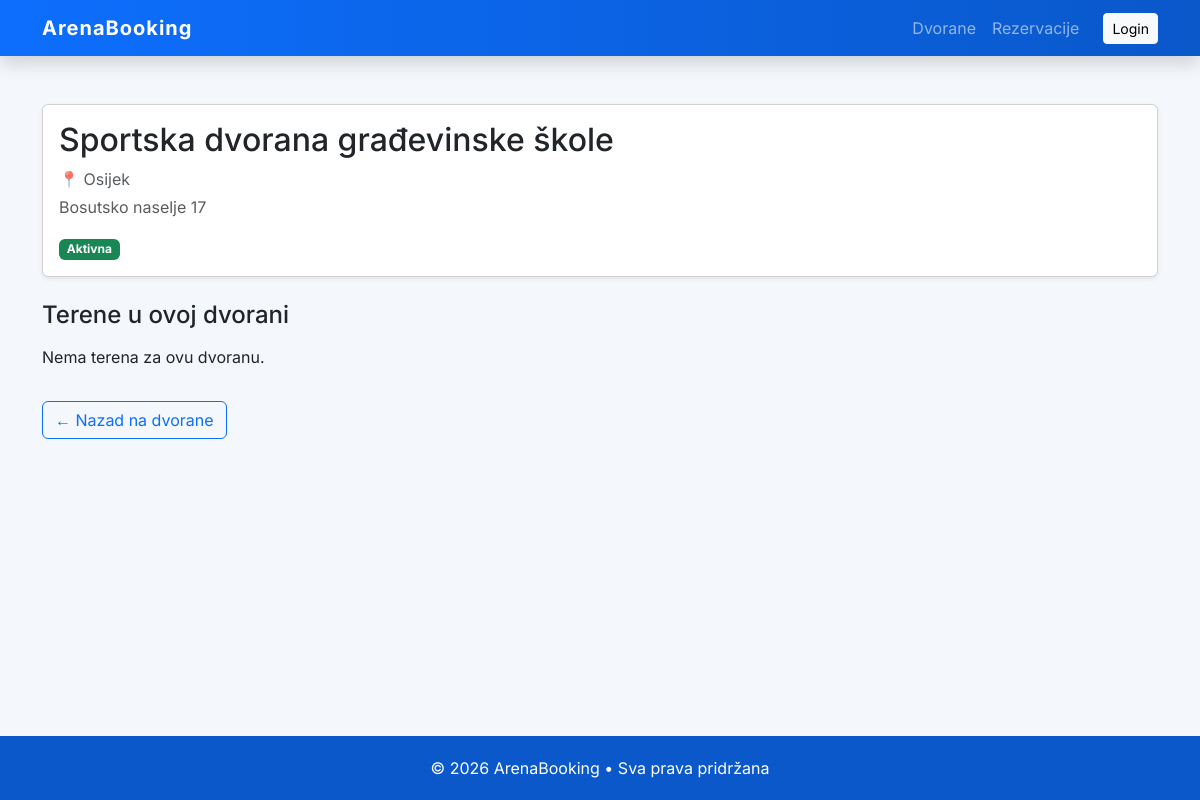
Page /facilities/2/ on the committed database.
### facilities/models.py (models this page shows, shortened)
class Facility(models.Model):
    name = models.CharField(max_length=120)
    address = models.CharField(max_length=200)
    city = models.CharField(max_length=80, blank=True)
    is_active = models.BooleanField(default=True)
    class Meta:
        verbose_name = "Facility"
        verbose_name_plural = "Facilities"

### facilities/views.py (the view)
# urls.py: path('<int:facility_id>/',views.facilitydetail,name='facility_detail'),
def facilitydetail(request, facility_id):
    facility = get_object_or_404(Facility, id=facility_id)
    return render(request, 'facilitydetail.html', {'facility': facility})

### facilities/templates/facilitydetail.html (shortened to what this page needs)
{% extends "base.html" %}
{% block content %}
<div class="card shadow-sm mb-4">
    <div class="card-body">
        <h2 class="card-title">{{ facility.name }}</h2>
        {% if facility.city %}
            <p class="text-muted mb-1">
                📍 {{ facility.city }}
            </p>
        {% endif %}
        <p class="text-muted">
            {{ facility.address }}
        </p>
        {% if facility.is_active %}
            <span class="badge bg-success">Aktivna</span>
        {% else %}
            <span class="badge bg-danger">Neaktivna</span>
        {% endif %}
    </div>
</div>
<h4 class="mb-3">Terene u ovoj dvorani</h4>
<div class="row">
    {% for court in facility.courts.all %}
        <div class="col-md-4 mb-3">
            <div class="card h-100 shadow-sm">
                <div class="card-body">
                    <h5 class="card-title">{{ court.name }}</h5>
                    {% if court.sport %}
                        <p class="text-muted">Sport: {{ court.sport }}</p>
                    {% endif %}
                    {% if court.is_active %}
                        <span class="badge bg-primary">Dostupan</span>
                    {% else %}
                        <span class="badge bg-secondary">Nedostupan</span>
                    {% endif %}
                </div>
            </div>
        </div>
    {% empty %}
        <p>Nema terena za ovu dvoranu.</p>
    {% endfor %}
</div>
<a href="{% url 'facilities:facilities' %}" class="btn btn-outline-primary mt-3">
    ← Nazad na dvorane
</a>
{% endblock %}

### ArenaBooking/templates/base.html (style rules this page uses)
body { font-family: 'Inter', sans-serif; background-color: #f4f8fc; }

### rows in the picture
Facility: name "Sportska dvorana građevinske škole", city "Osijek", address "Bosutsko naselje 17"
